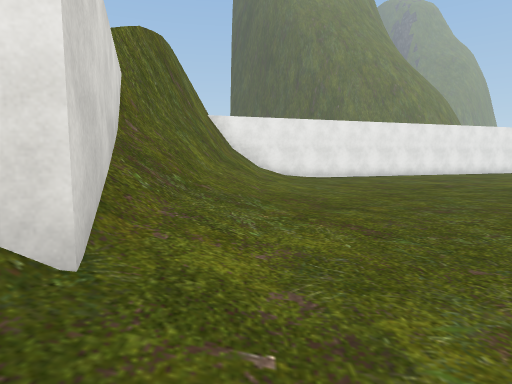
view 1 (above)

24 first-person views from a walk through a 3-D level made in the Unity game engine. The camera is 1.4 m above the floor, tilts 6° down and sees 75° across. Doors are open. The floor is counted in squares, 2 m on a side. Each view is taken from the middle of a square. On the plan, view 1 faces up. The plan holds only what a view shows up to about 10 squares ahead; the rest is blank. The place goes on beyond the plan. The player is left out. Some animated figures are left out. Some surface patterns are stand-ins.

view 2
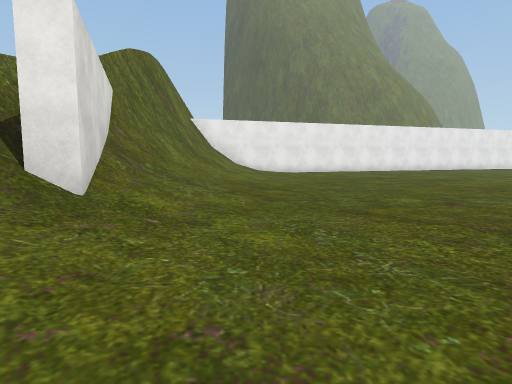

view 3
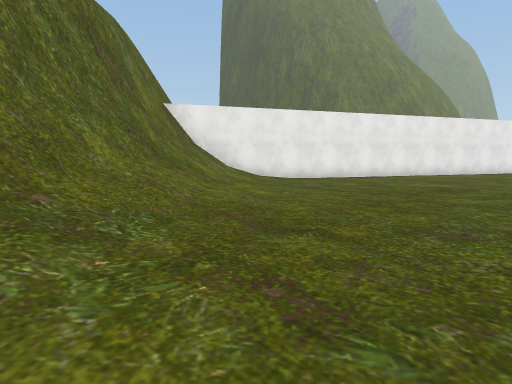

view 4
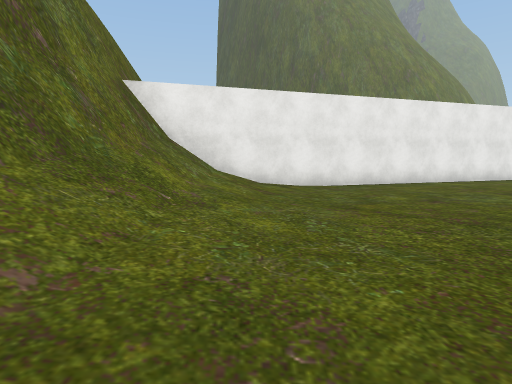

view 5
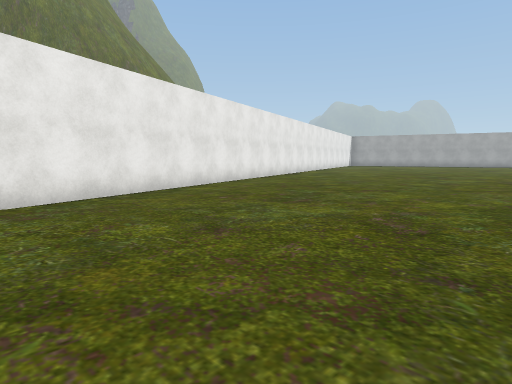

view 6
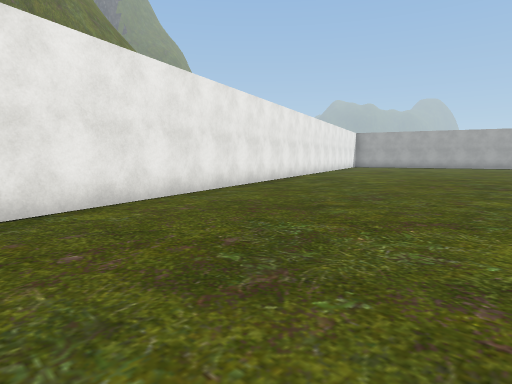

view 7
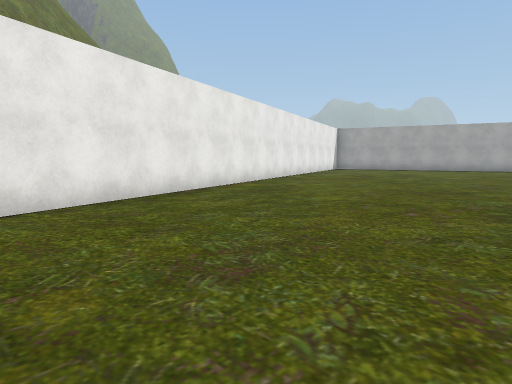

view 8
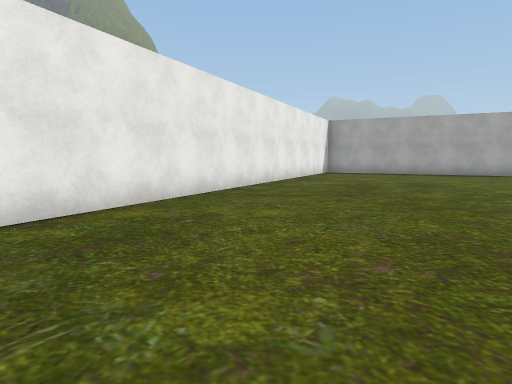

view 9
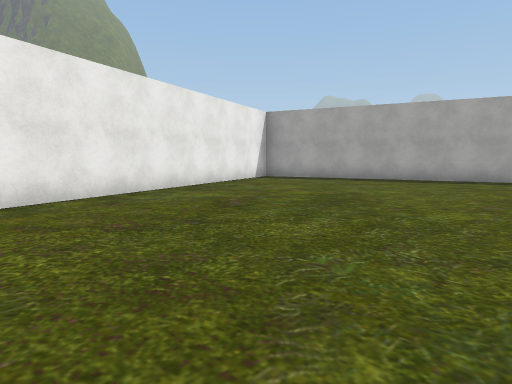

view 10
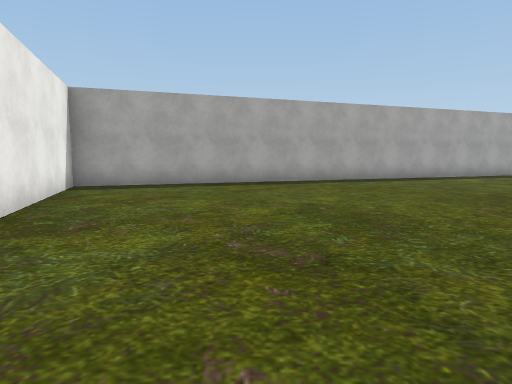

view 11
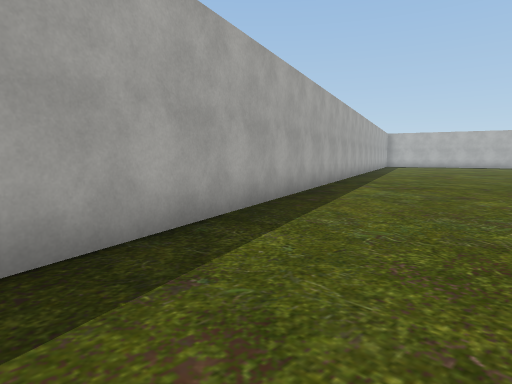

view 12
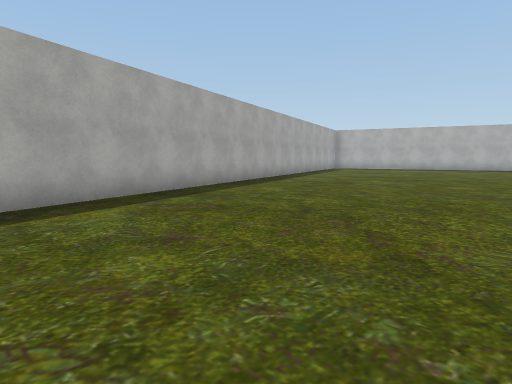

view 13
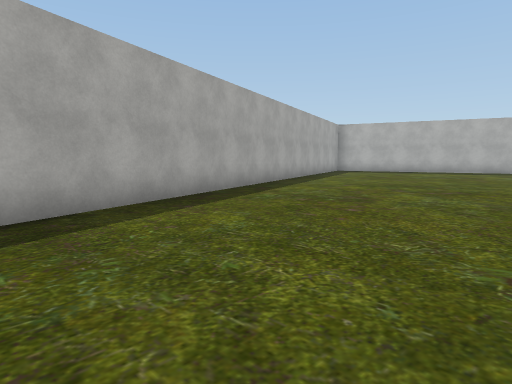

view 14
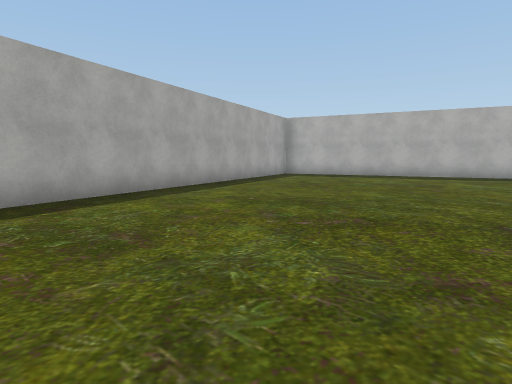

view 15
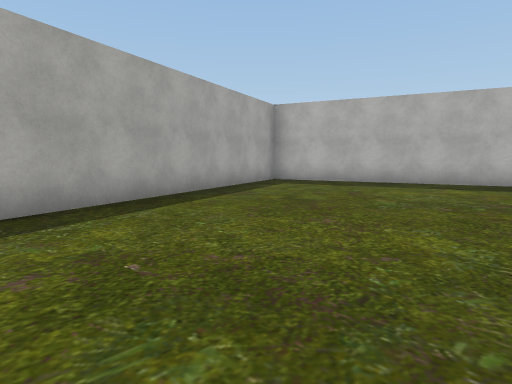

view 16
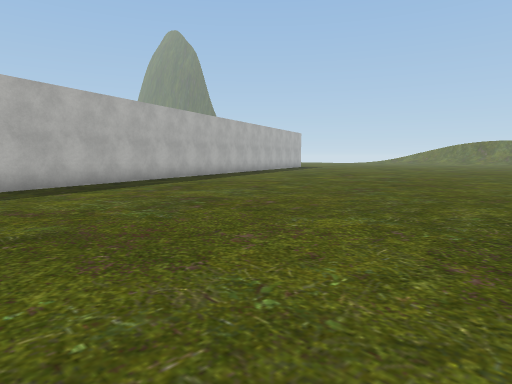

view 17
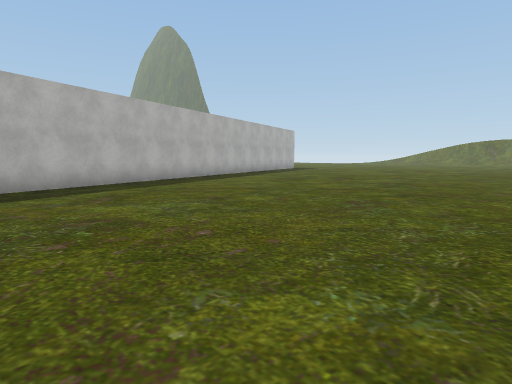

view 18
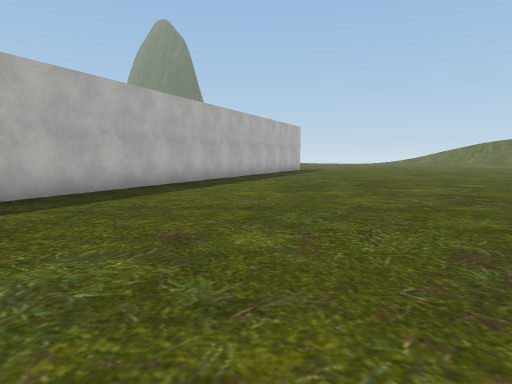

view 19
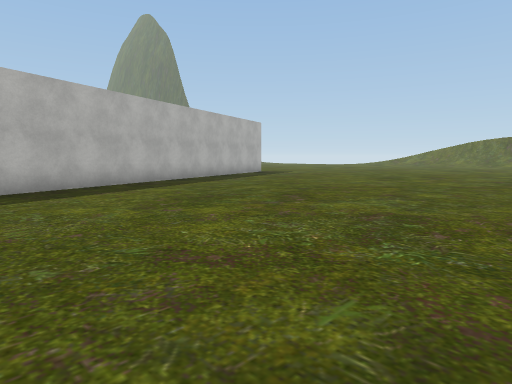

view 20
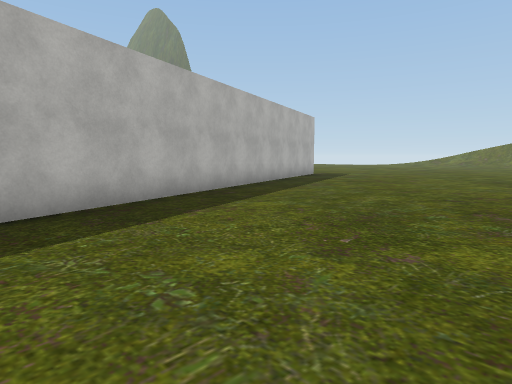

view 21
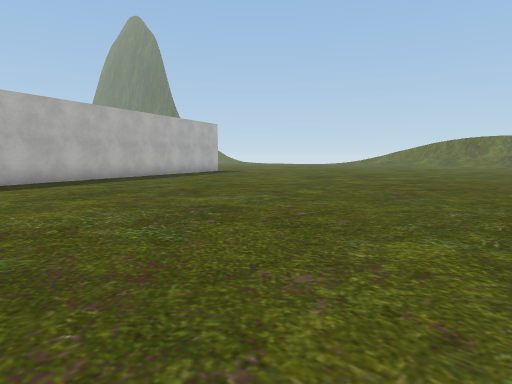

view 22
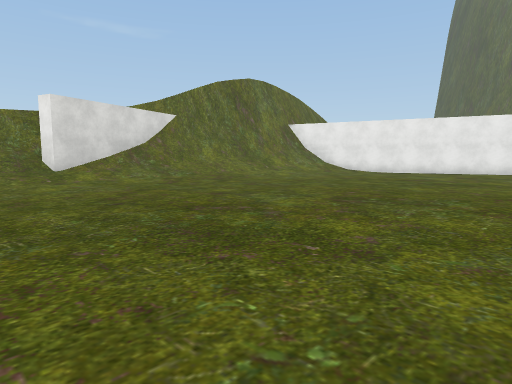

view 23
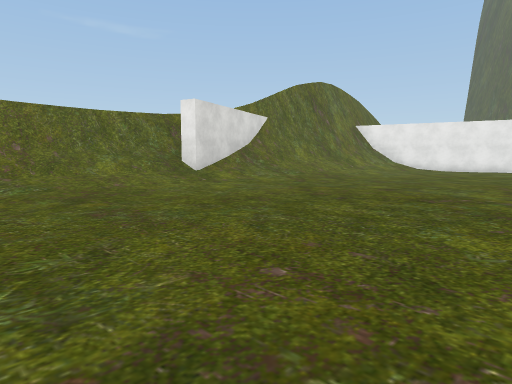

view 24
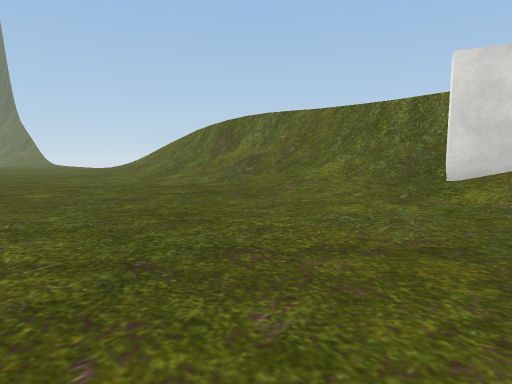

### Floor plan
Key: @ floor where view 1 was taken; # wall or solid block; . floor; / step, stairs or slope.
Columns run from 2 left of view 1 to 35 right of it. Each row starts with its distance up from view 1.
 21                         #####
 20                      ####...##
 19                   ####.......#
 18                 ###..........#
 17              ####............##
 16           ####................#
 15        ####...................#
 14     ####......................##
 13  ####................... ......#
 12  #//..................    .....#
 11  #//..............        .....##
 10  #//.............         ......#
  9 ##//...........           ......##
  8 ##//.......               .......#
  7 #///.......                ......#
  6 #///.......                ......##
  5 #//........                .......#
  4 #//........                .......#
  3 #//.........               .......##
  2 ##/.........               ........#
  1 #//.........                .......#
  0 #/@.........          .............##
 -1 #//.........    ....................#
 -2 #//.......     .....................#
 -3 #//.......     .....................##
 -4 #//.......     ......................#
 -5  //....         .....................#
 -6   /....          ..................###
 -7    ....         ................####
 -8     ..          .............####
 -9                  .........####
-10                   .....####

Positions as (right, up) in squares from view 1, and headings:
1: (0, 0), facing up
2: (1, -2), facing up
3: (1, 2), facing up
4: (1, 5), facing up
5: (2, 8), facing up-right
6: (5, 10), facing up-right
7: (9, 11), facing up-right
8: (13, 13), facing up-right
9: (17, 13), facing up-right
10: (18, 17), facing right
11: (25, 17), facing down-right
12: (24, 12), facing down-right
13: (26, 9), facing down-right
14: (26, 5), facing down-right
15: (28, 2), facing down-right
16: (32, 1), facing down-left
17: (30, 0), facing down-left
18: (28, -2), facing down-left
19: (25, -2), facing down-left
20: (25, -5), facing down-left
21: (24, 0), facing down-left
22: (9, -1), facing up-left
23: (7, -4), facing up-left
24: (5, 3), facing down-left
